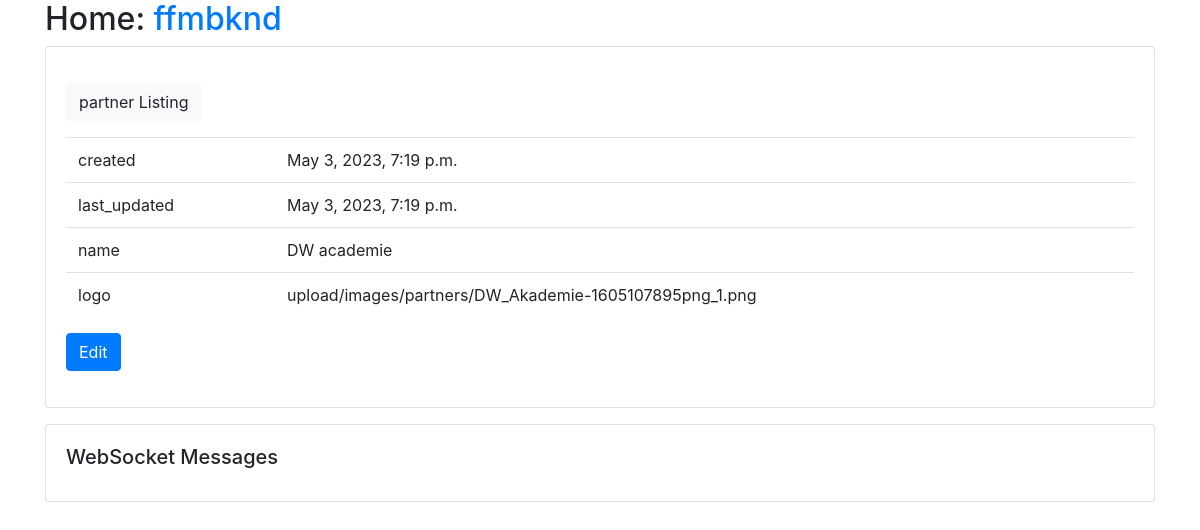
The app's page /infos/infos/partner/detail/5/ with its own data.
### infos/models.py (models this page shows, shortened)
class partner(models.Model):
    created = models.DateTimeField(auto_now_add=True, editable=False)
    last_updated = models.DateTimeField(auto_now=True, editable=False)
    name = models.CharField(max_length=50)
    logo = models.ImageField(upload_to="upload/images/partners/")
    class Meta:
        pass
    def get_update_url(self):
        return reverse("infos_partner_update", args=(self.pk,))

### infos/views.py (the view)
# urls.py: path("infos/partner/detail/<int:pk>/", views.partnerDetailView.as_view(), name="infos_partner_detail"),
class partnerDetailView(generic.DetailView):
    model = models.partner
    form_class = forms.partnerForm

### infos/templates/infos/partner_detail.html
{% extends "base.html" %}
{% load static %}
{% block content %}
<p>
    <a class="btn btn-light" href="{% url 'infos_partner_list' %}">
    partner Listing
    </a>
</p>
<table class="table">
    <tr><td>created</td><td>{{ object.created }}</td></tr>
    <tr><td>last_updated</td><td>{{ object.last_updated }}</td></tr>
    <tr><td>name</td><td>{{ object.name }}</td></tr>
    <tr><td>logo</td><td>{{ object.logo }}</td></tr>
</table>
<a class="btn btn-primary" href="{{object.get_update_url}}">Edit</a>
{% endblock %}

### records on screen
partner: created "May 3, 2023, 7:19 p.m.", last_updated "May 3, 2023, 7:19 p.m.", name "DW academie", logo "upload/images/partners/DW_Akademie-1605107895png_1.png"
